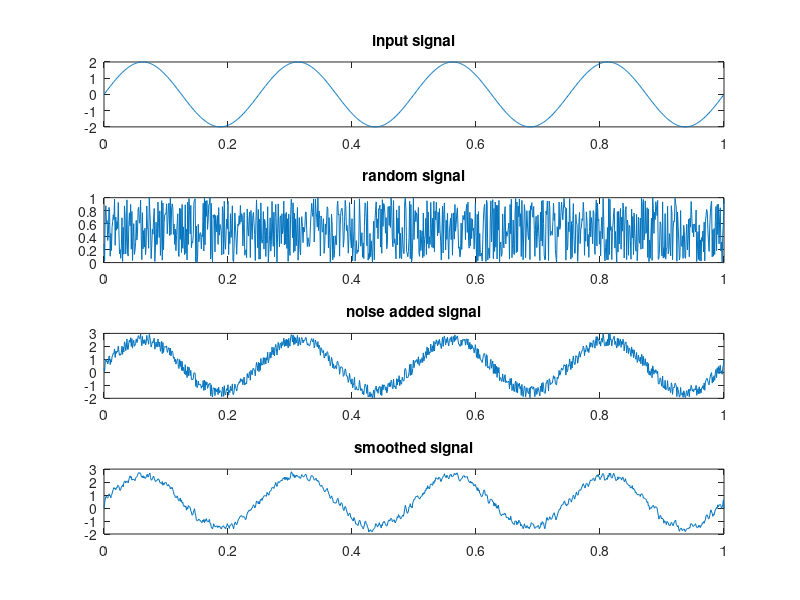

Reproduce this figure in MATLAB.
% Matlab Program to demonstrate the concpet of "Signal Smoothing" 
% Signal Smoothing or Averaging is the Fundamental Noise Reduction Tool in
% 1-D Signal Processing Such as a Monotonic Signal, Speech or Voice.
clc;
clear all;
close all;
% Initialise the Time 
t = 0:0.001:1;   % 0 -- Starting Time, 0.001-- Sampling Time, 1 -- Ending Time
% reading the size of the time
[m,n] = size(t);
% Generation of sine wave
% amplitude
a = 2;
% frequency
f = 4;
% sine wave argument according to the definition
y = a*sin(2*pi*f*t);
% Generation of Random signal using "rand" command in the matlab 
% Please see the sintax of "rand" command by typing help rand in the matlab
% command window
r = rand(m,n);
% Note: Observer that, we generated the random signal in the matlab using
% rand function such that, size of the signal and random signal both are
% similar. 
% Adding both signal and noise
y1 = (y + r);

% Algorithm:
%               X(n-1) + X(n) + X(n+1)
%    Y(n) =     ----------------------   
%                         3
y2 = zeros(m,n);

for i = 2:(n-1)
    y2(i) = (y1(i-1) + y1(i) + y1(i+1))/3;
end

% therefore y2(i) will be the smoothed signal
%%%%%%%%%%%%%%%%%%%%%%%%%%%%%%%%%%%%%%%%%%%%%%%%%%%%%%%%%%%%%%%%%%%%%%%%%%%
% Lets plot the signals and see the output
subplot(411);
plot(t,y); title('input signal');
subplot(412);
plot(t,r); title('random signal');
subplot(413);
plot(t,y1); title('noise added signal');
subplot(414);
plot(t,y2); title('smoothed signal');
%%%%%%%%%%%%%%%%%%%%%%%%%%%%%%%%%%%%%%%%%%%%%%%%%%%%%%%%%%%%%%%%%%%%%%%%%%%
% Please try this implementation an extension
% initiate a for loop for 2-4 times, and make y2 = y1, i.e., we are making
% a feed back, it becomes a recursive filter, this will be the first step
% towards the implementation of Recursive filter
%%%%%%%%%%%%%%%%%%%%%%%%%%%%%%%%%%%%%%%%%%%%%%%%%%%%%%%%%%%%%%%%%%%%%%%%%%%
% For any questions please send a mail to samudrala.naren@gmail.com
% Implemented by : Jagadeesh Samudrala, Asst. Prof., Dept. of ECE, Aditya
% Engineering College. 
%%%%%%%%%%%%%%%%%%%%%%%%%%%%%%%%%%%%%%%%%%%%%%%%%%%%%%%%%%%%%%%%%%%%%%%%%%%